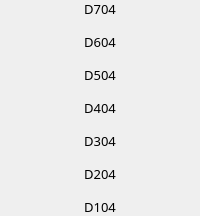
                            <widget class="QFrame" name="frame_72">
                             <property name="frameShape">
                              <enum>QFrame::NoFrame</enum>
                             </property>
                             <property name="frameShadow">
                              <enum>QFrame::Raised</enum>
                             </property>
                             <layout class="QVBoxLayout" name="verticalLayout_79">
                              <property name="spacing">
                               <number>15</number>
                              </property>
                              <property name="leftMargin">
                               <number>0</number>
                              </property>
                              <property name="topMargin">
                               <number>0</number>
                              </property>
                              <property name="rightMargin">
                               <number>0</number>
                              </property>
                              <property name="bottomMargin">
                               <number>0</number>
                              </property>
                              <item>
                               <widget class="QLabel" name="label_191">
                                <property name="font">
                                 <font>
                                  <family>Mitr SemiBold</family>
                                  <pointsize>10</pointsize>
                                 </font>
                                </property>
                                <property name="text">
                                 <string>D704</string>
                                </property>
                                <property name="alignment">
                                 <set>Qt::AlignCenter</set>
                                </property>
                               </widget>
                              </item>
                              <item>
                               <widget class="QLabel" name="label_192">
                                <property name="font">
                                 <font>
                                  <family>Mitr SemiBold</family>
                                  <pointsize>10</pointsize>
                                 </font>
                                </property>
                                <property name="text">
                                 <string>D604</string>
                                </property>
                                <property name="alignment">
                                 <set>Qt::AlignCenter</set>
                                </property>
                               </widget>
                              </item>
                              <item>
                               <widget class="QLabel" name="label_193">
                                <property name="font">
                                 <font>
                                  <family>Mitr SemiBold</family>
                                  <pointsize>10</pointsize>
                                 </font>
                                </property>
                                <property name="text">
                                 <string>D504</string>
                                </property>
                                <property name="alignment">
                                 <set>Qt::AlignCenter</set>
                                </property>
                               </widget>
                              </item>
                              <item>
                               <widget class="QLabel" name="label_194">
                                <property name="font">
                                 <font>
                                  <family>Mitr SemiBold</family>
                                  <pointsize>10</pointsize>
                                 </font>
                                </property>
                                <property name="text">
                                 <string>D404</string>
                                </property>
                                <property name="alignment">
                                 <set>Qt::AlignCenter</set>
                                </property>
                               </widget>
                              </item>
                              <item>
                               <widget class="QLabel" name="label_195">
                                <property name="font">
                                 <font>
                                  <family>Mitr SemiBold</family>
                                  <pointsize>10</pointsize>
                                 </font>
                                </property>
                                <property name="text">
                                 <string>D304</string>
                                </property>
                                <property name="alignment">
                                 <set>Qt::AlignCenter</set>
                                </property>
                               </widget>
                              </item>
                              <item>
                               <widget class="QLabel" name="label_196">
                                <property name="font">
                                 <font>
                                  <family>Mitr SemiBold</family>
                                  <pointsize>10</pointsize>
                                 </font>
                                </property>
                                <property name="text">
                                 <string>D204</string>
                                </property>
                                <property name="alignment">
                                 <set>Qt::AlignCenter</set>
                                </property>
                               </widget>
                              </item>
                              <item>
                               <widget class="QLabel" name="label_197">
                                <property name="font">
                                 <font>
                                  <family>Mitr SemiBold</family>
                                  <pointsize>10</pointsize>
                                 </font>
                                </property>
                                <property name="text">
                                 <string>D104</string>
                                </property>
                                <property name="alignment">
                                 <set>Qt::AlignCenter</set>
                                </property>
                               </widget>
                              </item>
                             </layout>
                            </widget>
